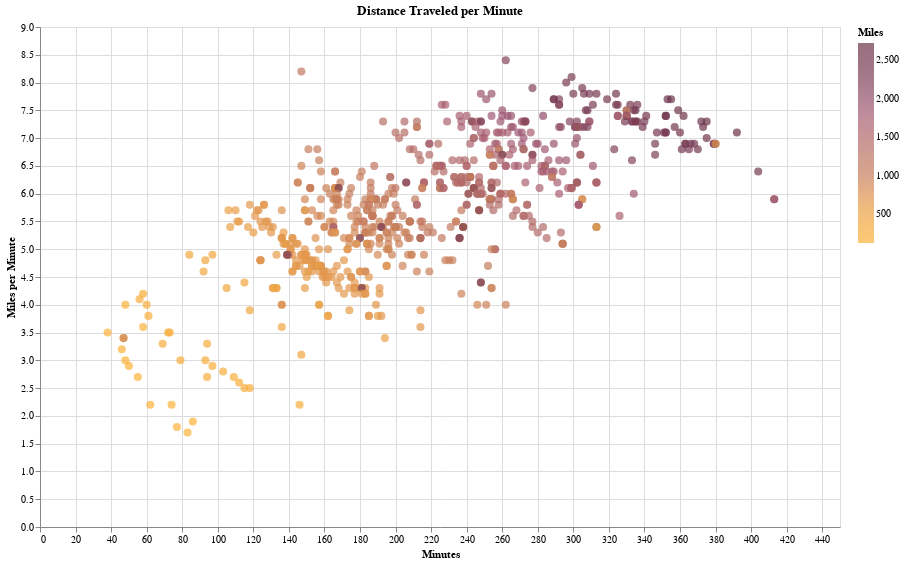

Notebook cell for this chart:
### Code cell
source = q3_groupby_flight_num
alt.Chart(source).mark_circle(size=65).encode(
    x=alt.X('Travel Time',title='Minutes'),
    y=alt.Y('Miles/Min',title='Miles per Minute'),
    color=alt.Color('Miles', title='Miles'),
    #size =alt.Size('Number of Flights',title='Number of Flights'),
    tooltip=['Flight Number', 'Carrier', 'Destination', 'Miles', 'Miles/Min', 'Miles/Dollar','Number of Flights']
).properties(title='Distance Traveled per Minute',height=500, width=800).interactive()

### Figure 1 — Vega-Lite specification as saved in the notebook (floating-point values rounded to 4 significant figures; data arrays with more than 128 entries replaced by an {"elided": "..."} marker saying what was removed)
{"config": {"view": {"continuousWidth": 400, "continuousHeight": 300}}, "encoding": {"color": {"scale": {"range": ["#fcb239", "#eaa144", "#c77f5b", "#b36c67", "#a05974", "#7b3e56", "#6b3248"]}, "type": "quantitative", "field": "Miles", "title": "Miles"}, "tooltip": [{"type": "quantitative", "field": "Flight Number"}, {"type": "nominal", "field": "Carrier"}, {"type": "nominal", "field": "Destination"}, {"type": "quantitative", "field": "Miles"}, {"type": "quantitative", "field": "Miles/Min"}, {"type": "quantitative", "field": "Miles/Dollar"}, {"type": "quantitative", "field": "Number of Flights"}], "x": {"type": "quantitative", "field": "Travel Time", "title": "Minutes"}, "y": {"type": "quantitative", "field": "Miles/Min", "title": "Miles per Minute"}}, "data": {"name": "data-d7706d8519ca50d9a00a4b9d415810b0"}, "mark": {"type": "circle", "size": 65}, "height": 500, "selection": {"selector001": {"type": "interval", "bind": "scales", "encodings": ["x", "y"]}}, "title": "Distance Traveled per Minute", "width": 800, "$schema": "https://vega.github.io/schema/vega-lite/v4.0.2.json", "datasets": {"data-d7706d8519ca50d9a00a4b9d415810b0": {"elided": "715 records"}}}
